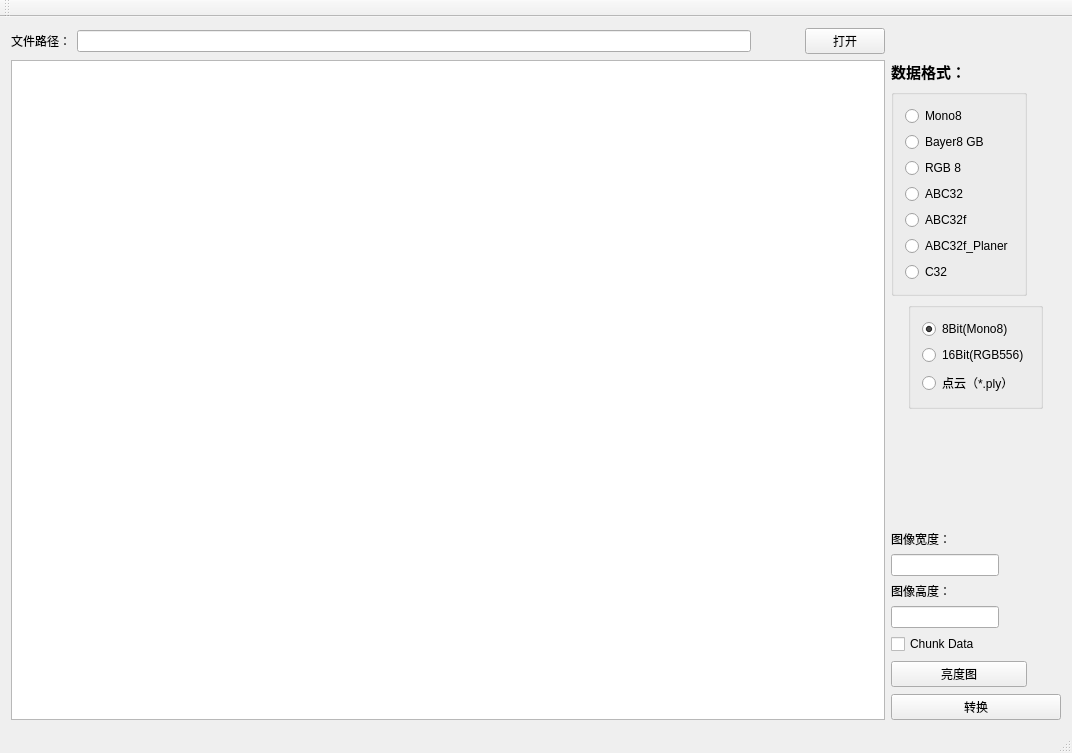
<?xml version="1.0" encoding="UTF-8"?>
<ui version="4.0">
 <class>CvtRawClass</class>
 <widget class="QMainWindow" name="CvtRawClass">
  <property name="geometry">
   <rect>
    <x>0</x>
    <y>0</y>
    <width>1072</width>
    <height>753</height>
   </rect>
  </property>
  <property name="windowTitle">
   <string>CvtRaw</string>
  </property>
  <widget class="QWidget" name="centralWidget">
   <layout class="QGridLayout" name="gridLayout_3">
    <item row="0" column="0">
     <layout class="QGridLayout" name="gridLayout_2">
      <item row="1" column="1">
       <layout class="QGridLayout" name="gridLayout">
        <item row="1" column="0">
         <widget class="QGroupBox" name="groupBox_2">
          <property name="sizePolicy">
           <sizepolicy hsizetype="Fixed" vsizetype="Fixed">
            <horstretch>0</horstretch>
            <verstretch>0</verstretch>
           </sizepolicy>
          </property>
          <property name="title">
           <string/>
          </property>
          <layout class="QVBoxLayout" name="verticalLayout_3">
           <item>
            <widget class="QRadioButton" name="radioButton_Mono8">
             <property name="text">
              <string>Mono8</string>
             </property>
            </widget>
           </item>
           <item>
            <widget class="QRadioButton" name="radioButton_bayer8">
             <property name="text">
              <string>Bayer8 GB</string>
             </property>
            </widget>
           </item>
           <item>
            <widget class="QRadioButton" name="radioButton_RGB8">
             <property name="text">
              <string>RGB 8</string>
             </property>
            </widget>
           </item>
           <item>
            <widget class="QRadioButton" name="radioButton_ABC32">
             <property name="text">
              <string>ABC32</string>
             </property>
            </widget>
           </item>
           <item>
            <widget class="QRadioButton" name="radioButton_ABC32F">
             <property name="text">
              <string>ABC32f</string>
             </property>
            </widget>
           </item>
           <item>
            <widget class="QRadioButton" name="radioButton_ABC32FP">
             <property name="text">
              <string>ABC32f_Planer</string>
             </property>
            </widget>
           </item>
           <item>
            <widget class="QRadioButton" name="radioButton_C32">
             <property name="text">
              <string>C32</string>
             </property>
             <property name="autoRepeat">
              <bool>true</bool>
             </property>
            </widget>
           </item>
          </layout>
         </widget>
        </item>
        <item row="0" column="0" colspan="2">
         <widget class="QLabel" name="label_3">
          <property name="font">
           <font>
            <family>黑体</family>
            <pointsize>11</pointsize>
            <weight>75</weight>
            <bold>true</bold>
           </font>
          </property>
          <property name="text">
           <string>数据格式：</string>
          </property>
         </widget>
        </item>
        <item row="3" column="0">
         <spacer name="verticalSpacer">
          <property name="orientation">
           <enum>Qt::Vertical</enum>
          </property>
          <property name="sizeType">
           <enum>QSizePolicy::Expanding</enum>
          </property>
          <property name="sizeHint" stdset="0">
           <size>
            <width>20</width>
            <height>48</height>
           </size>
          </property>
         </spacer>
        </item>
        <item row="4" column="0" colspan="2">
         <widget class="QLabel" name="label_width">
          <property name="sizePolicy">
           <sizepolicy hsizetype="Fixed" vsizetype="Fixed">
            <horstretch>0</horstretch>
            <verstretch>0</verstretch>
           </sizepolicy>
          </property>
          <property name="text">
           <string>图像宽度：</string>
          </property>
         </widget>
        </item>
        <item row="5" column="0" colspan="2">
         <widget class="QLineEdit" name="lineEdit_width">
          <property name="sizePolicy">
           <sizepolicy hsizetype="Fixed" vsizetype="Fixed">
            <horstretch>0</horstretch>
            <verstretch>0</verstretch>
           </sizepolicy>
          </property>
         </widget>
        </item>
        <item row="6" column="0" colspan="2">
         <widget class="QLabel" name="label_height">
          <property name="sizePolicy">
           <sizepolicy hsizetype="Fixed" vsizetype="Fixed">
            <horstretch>0</horstretch>
            <verstretch>0</verstretch>
           </sizepolicy>
          </property>
          <property name="text">
           <string>图像高度：</string>
          </property>
         </widget>
        </item>
        <item row="8" column="0" colspan="2">
         <widget class="QCheckBox" name="checkBox_chunkdata">
          <property name="text">
           <string>Chunk Data</string>
          </property>
          <property name="checked">
           <bool>false</bool>
          </property>
         </widget>
        </item>
        <item row="9" column="1">
         <spacer name="verticalSpacer_2">
          <property name="orientation">
           <enum>Qt::Vertical</enum>
          </property>
          <property name="sizeType">
           <enum>QSizePolicy::Preferred</enum>
          </property>
          <property name="sizeHint" stdset="0">
           <size>
            <width>28</width>
            <height>28</height>
           </size>
          </property>
         </spacer>
        </item>
        <item row="2" column="0" colspan="2">
         <layout class="QHBoxLayout" name="horizontalLayout_2">
          <item>
           <layout class="QVBoxLayout" name="verticalLayout">
            <item>
             <widget class="QGroupBox" name="groupBox">
              <property name="sizePolicy">
               <sizepolicy hsizetype="Fixed" vsizetype="Fixed">
                <horstretch>0</horstretch>
                <verstretch>0</verstretch>
               </sizepolicy>
              </property>
              <property name="title">
               <string/>
              </property>
              <layout class="QVBoxLayout" name="verticalLayout_2">
               <item>
                <widget class="QRadioButton" name="radioButton_8bit">
                 <property name="text">
                  <string>8Bit(Mono8)</string>
                 </property>
                 <property name="checkable">
                  <bool>true</bool>
                 </property>
                 <property name="checked">
                  <bool>true</bool>
                 </property>
                 <property name="autoExclusive">
                  <bool>true</bool>
                 </property>
                </widget>
               </item>
               <item>
                <widget class="QRadioButton" name="radioButton_16bit">
                 <property name="text">
                  <string>16Bit(RGB556)</string>
                 </property>
                </widget>
               </item>
               <item>
                <widget class="QRadioButton" name="radioButton_ply">
                 <property name="text">
                  <string>点云（*.ply）</string>
                 </property>
                </widget>
               </item>
              </layout>
             </widget>
            </item>
           </layout>
          </item>
         </layout>
        </item>
        <item row="10" column="0" colspan="2">
         <widget class="QPushButton" name="pushButton_convert">
          <property name="text">
           <string>转换</string>
          </property>
         </widget>
        </item>
        <item row="7" column="0" colspan="2">
         <widget class="QLineEdit" name="lineEdit_height">
          <property name="sizePolicy">
           <sizepolicy hsizetype="Fixed" vsizetype="Fixed">
            <horstretch>0</horstretch>
            <verstretch>0</verstretch>
           </sizepolicy>
          </property>
         </widget>
        </item>
        <item row="9" column="0">
         <widget class="QPushButton" name="pushButton_change">
          <property name="text">
           <string>亮度图</string>
          </property>
         </widget>
        </item>
       </layout>
      </item>
      <item row="1" column="0">
       <widget class="QGraphicsView" name="graphicsView">
        <property name="sizePolicy">
         <sizepolicy hsizetype="Expanding" vsizetype="Expanding">
          <horstretch>0</horstretch>
          <verstretch>0</verstretch>
         </sizepolicy>
        </property>
        <property name="autoFillBackground">
         <bool>true</bool>
        </property>
        <property name="styleSheet">
         <string notr="true"/>
        </property>
       </widget>
      </item>
      <item row="0" column="0">
       <layout class="QHBoxLayout" name="horizontalLayout">
        <item>
         <widget class="QLabel" name="label">
          <property name="text">
           <string>文件路径：</string>
          </property>
         </widget>
        </item>
        <item>
         <widget class="QLineEdit" name="lineEdit">
          <property name="sizePolicy">
           <sizepolicy hsizetype="Expanding" vsizetype="Fixed">
            <horstretch>0</horstretch>
            <verstretch>0</verstretch>
           </sizepolicy>
          </property>
          <property name="minimumSize">
           <size>
            <width>241</width>
            <height>20</height>
           </size>
          </property>
          <property name="cursor">
           <cursorShape>ForbiddenCursor</cursorShape>
          </property>
          <property name="mouseTracking">
           <bool>false</bool>
          </property>
          <property name="focusPolicy">
           <enum>Qt::NoFocus</enum>
          </property>
          <property name="acceptDrops">
           <bool>false</bool>
          </property>
         </widget>
        </item>
        <item>
         <spacer name="horizontalSpacer">
          <property name="orientation">
           <enum>Qt::Horizontal</enum>
          </property>
          <property name="sizeType">
           <enum>QSizePolicy::Fixed</enum>
          </property>
          <property name="sizeHint" stdset="0">
           <size>
            <width>48</width>
            <height>20</height>
           </size>
          </property>
         </spacer>
        </item>
        <item>
         <widget class="QPushButton" name="pushButton_openfile">
          <property name="text">
           <string>打开</string>
          </property>
         </widget>
        </item>
       </layout>
      </item>
     </layout>
    </item>
   </layout>
  </widget>
  <widget class="QMenuBar" name="menuBar">
   <property name="geometry">
    <rect>
     <x>0</x>
     <y>0</y>
     <width>1072</width>
     <height>26</height>
    </rect>
   </property>
  </widget>
  <widget class="QToolBar" name="mainToolBar">
   <attribute name="toolBarArea">
    <enum>TopToolBarArea</enum>
   </attribute>
   <attribute name="toolBarBreak">
    <bool>false</bool>
   </attribute>
  </widget>
  <widget class="QStatusBar" name="statusBar"/>
 </widget>
 <layoutdefault spacing="6" margin="11"/>
 <resources>
  <include location="cvtraw.qrc"/>
 </resources>
 <connections/>
</ui>
